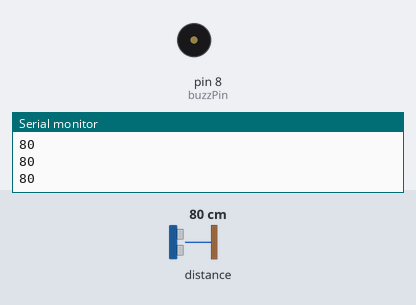
The sketch below on a simulated Arduino Uno, built with avr-gcc and run on an emulated ATmega328P. On the bench: buzzer (waves = sounding), the last lines printed to the serial monitor. Inputs (shaded band) come from the test bench; at power-on: distance to the obstacle 80 cm.

Above: at 1.2 s.
1.3 s: distance to the obstacle set to 51 cm
2.8 s: distance to the obstacle set to 41 cm
At 3.06 s:
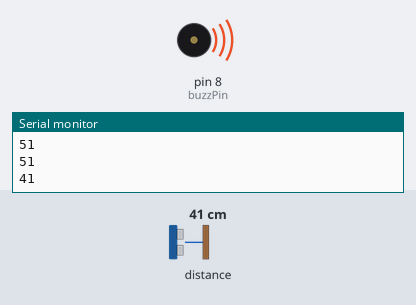
5.8 s: distance to the obstacle set to 60 cm
At 6.04 s:
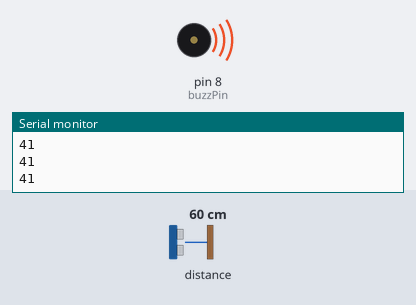
7.3 s: distance to the obstacle set to 42 cm
At 8.2 s:
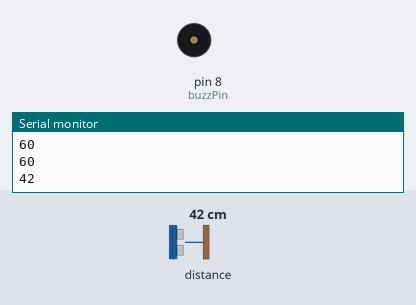
Timing chart, 0 to 11.3 s (numbered marks = the images above; inputs shaded):
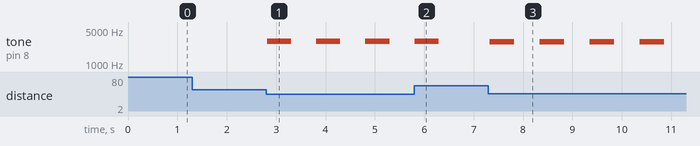

The sketch:

scratch.ino
```cpp
#include <Wire.h>
#include <LIDARLite.h>

LIDARLite lidarLite;

int count = 0;
int dist = 0;

int buzzPin = 8;

void setup() {
  Serial.begin(9600);

  lidarLite.begin(0, true);
  lidarLite.configure(0);
  pinMode(buzzPin, OUTPUT);
}

double speed = 500;
double hertz = 4000;

void loop() {
  LIDAR_range();
  while (dist <= 45) {
   hertz = (-50*dist) + 5000;
   speed = (8*dist)+160;
   tone(buzzPin, hertz);
   delay(speed);
   noTone(buzzPin);
   delay(speed);
   LIDAR_range();
  }
}

void LIDAR_range() {
  if(count == 0) {
    dist = lidarLite.distance();
  } else {
    dist = lidarLite.distance(false);
  }
  delay(10);

  count++;
  count %= 100;

  Serial.println(dist);
}
```

Measured:
- the behaviour switches between 46 and 45 cm on distance to the obstacle (found by bisection; images 0 and 1)
- after the input at 2.8 s, tone on pin 8 (buzzPin): alternates 2950 Hz for 0.49 s and silent for 0.51 s, starting at once
- after the input at 5.8 s, tone on pin 8 (buzzPin): goes on until 6.3 s, then stays silent
- after the input at 7.3 s, tone on pin 8 (buzzPin): alternates 2900 Hz for 0.50 s and silent for 0.52 s, starting at once
